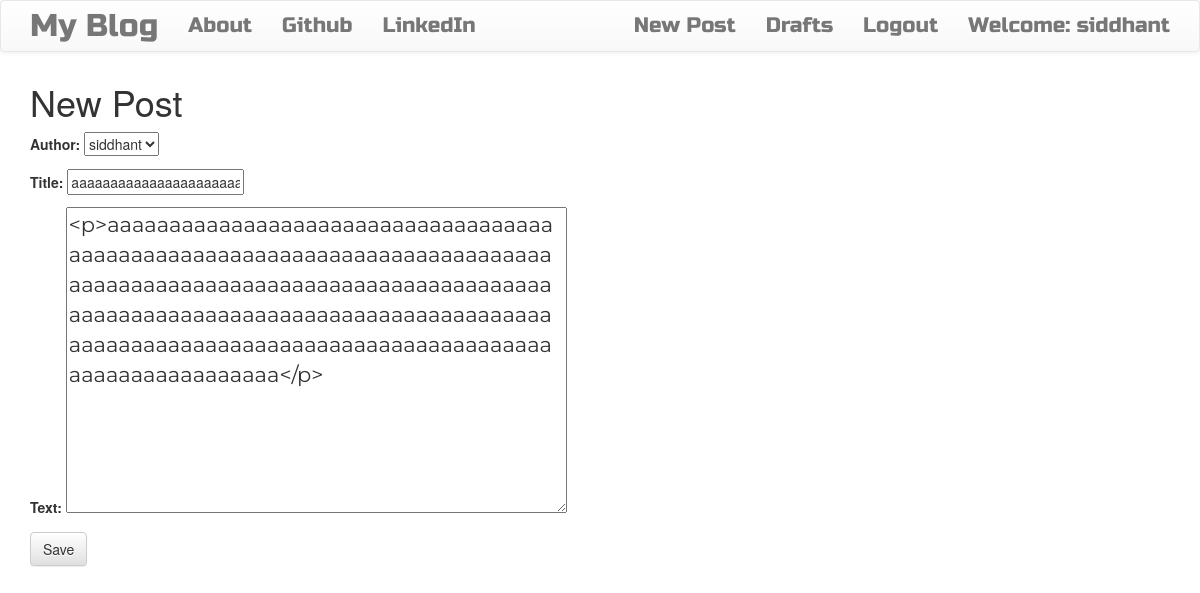
The app's page /post/14/edit/ (signed in) with its own data.
### blog/models.py (models this page shows, shortened)
class Post(models.Model):
    author = models.ForeignKey('auth.User', on_delete = models.CASCADE)
    title = models.CharField(max_length=200)
    text = models.TextField()
    created_date = models.DateTimeField(default=timezone.now)
    published_date = models.DateTimeField(blank=True, null=True)

### blog/views.py (the view)
# urls.py: url(r'^post/(?P<pk>\d+)/edit/$', views.PostUpdateView.as_view(), name='post_edit'),
class PostUpdateView(LoginRequiredMixin,UpdateView):
    login_url = '/login/'
    redirect_field_name = 'blog/post_detail.html'
    form_class = PostForm
    model = Post

### blog/forms.py
class PostForm(forms.ModelForm):
    class Meta:
        model = Post
        fields = ('author', 'title', 'text')
        widgets = {
            'title':forms.TextInput(attrs={'class':'textinputclass'}),
            'text': forms.Textarea(attrs = {'class':'editable medium-editor-textarea postcontent'})
        }

### blog/templates/blog/post_form.html (shortened to what this page needs)
{% extends "blog/base.html" %}
{% block content %}
<h1>New Post</h1>
<form class="post-form" method="post">
  {{form.as_p}}
  <button type="submit" class="save btn btn-default">Save</button>
</form>
{% endblock %}

### blog/templates/blog/base.html (shortened to what this page needs)
<!DOCTYPE html>
{% load static %}
<html lang="en" dir="ltr">
  <head>
    <link rel="stylesheet" href="https://maxcdn.bootstrapcdn.com/bootstrap/3.3.7/css/bootstrap.min.css">
    <link rel="stylesheet" href="https://maxcdn.bootstrapcdn.com/bootstrap/3.3.7/css/bootstrap-theme.min.css">
    <link rel="stylesheet" href="//cdn.jsdelivr.net/medium-editor/latest/css/medium-editor.min.css" type="text/css" media="screen" charset="utf-8">
    <link rel="stylesheet" href="{% static 'css/blog.css' %}">
</head>
  <body class="loader">
    <nav class="navbar navbar-default techfont custom-navbar">
      <div class="container">
        <ul class="nav navbar-nav">
          <li> <a class="navbar-brand bigbrand" href="{% url 'post_list' %}">My Blog</a></li>
          <li><a href="{% url 'about' %}">About</a> </li>
          <li><a href="https://www.github.com">Github</a> </li>
          <li><a href="https://www.linkedin.com">LinkedIn</a> </li>
        </ul>
        <ul class="nav navbar-nav navbar-right">
          {% if user.is_authenticated %}
          <li>
            <a href="{% url 'post_new' %}">New Post</a>
          </li>
          <li>
            <a href="{% url 'post_draft_list' %}">Drafts</a>
          </li>
          <li>
            <a href="{% url 'logout' %}">Logout</a>
          </li>
          <li>
            <a>Welcome: {{user.username}}</a>
          </li>
          {% else %}
          <li><a class="nav navbar-right" href="{% url 'login' %}"><span class="glyphicon glyphicon-user"></span></a> </li>
          {% endif %}
        </ul>
      </div>
    </nav>
    <div class="content container">
      <div class="row">
          <div class="col-md-8">
            <div class="blog_posts">
              {% block content %}
              {% endblock %}
            </div>
          </div>
      </div>
  </div>
  </body>
</html>

### blog/static/css/blog.css (style rules this page uses)
.techfont { font-family: 'Russo One', sans-serif; font-size: 1.5em; margin-bottom: 10px; }
.postcontent { font-family: 'Montserrat'; font-size: 1.5em; }
.bigbrand { font-size: 1.5em; }
.loader { filter:hue-rotate(0deg); color: linear-gradient(45deg,#0f8,#08f); animation:hue 5000ms infinite linear; }

### records on screen
Post: author "siddhant", title "aaaaaaaaaaaaaaaaaaaaaa", text "<p>aaaaaaaaaaaaaaaaaaaaaaaaaaaaaaaaaaaaaaaaaaaaaaaaaaaaaaaaaaaaaaaaaaaaaaaaaaaaaaaaaaaaaaaaaaaaaaaaaaaaaaaaaaaaaaaaaaaaaaaaaaaaaaaaaaaaaaaaaaaaaaaaaaaaaaaaaaaaaaaaaaaaaaaaaaaaaaaaaaaaaaaaaaaaaaaaaaaaaaaaaaaaaaaaa</p>"

### other values on screen
{{ user.username }} "siddhant"
